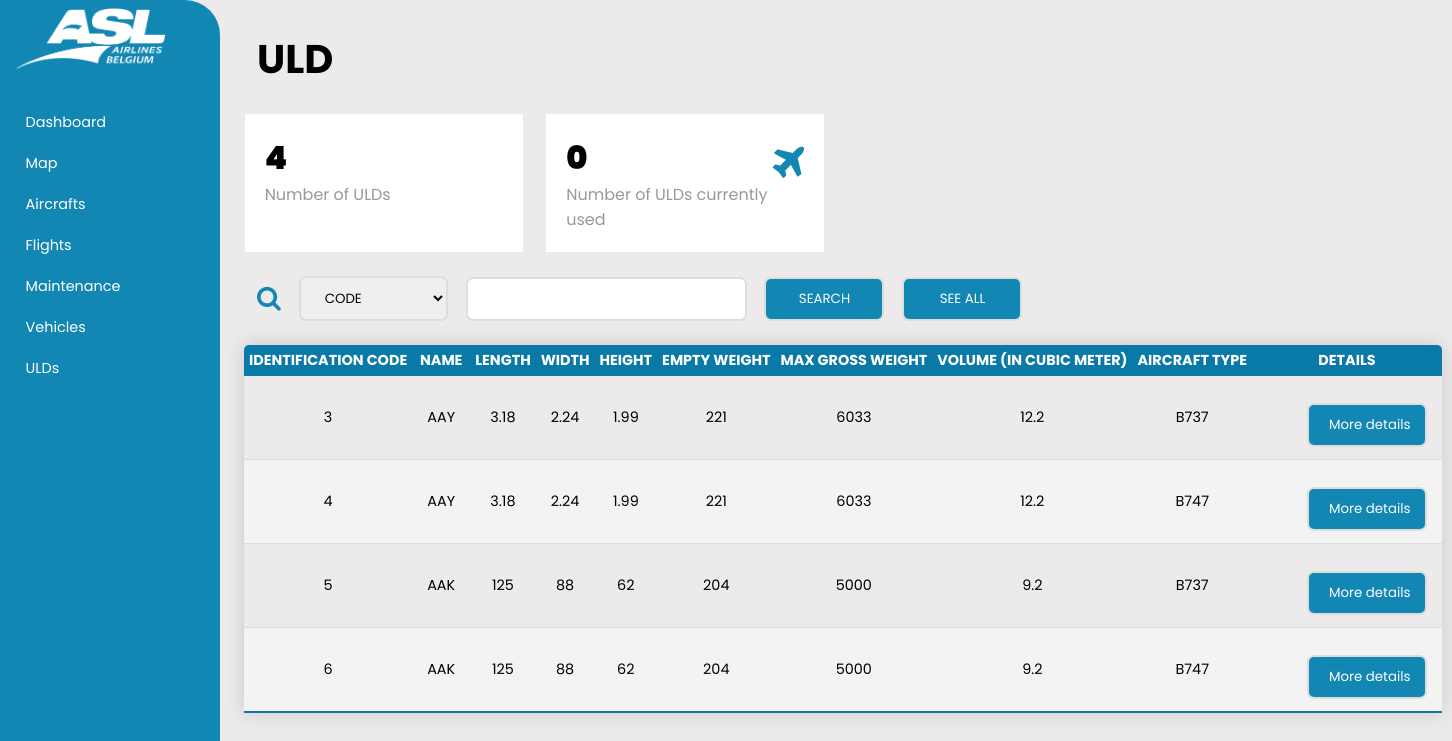
The app's page /project/ULDs.php with its own data.
### tables this page shows
CREATE TABLE IF NOT EXISTS `uld` (
  `code` int(11) NOT NULL AUTO_INCREMENT,
  `name` varchar(15) NOT NULL,
  `length` float NOT NULL,
  `width` float NOT NULL,
  `height` float NOT NULL,
  `empty_weight` int(11) NOT NULL,
  `max_gross_weight` int(10) NOT NULL,
  `volume` float NOT NULL COMMENT 'in cubic meter',
  `aircraft_type` varchar(255) NOT NULL,
  PRIMARY KEY (`code`),
  KEY `name` (`name`),
  KEY `aircraft_type` (`aircraft_type`)
);

### project/ULDs.php (the view, shortened to what this page needs)
<?php
    include_once("add_ons/header.php");
    include("includes/dbconn.inc.php");
    include("add_ons/sidebar.php");
?>
<?php
    $sql ="SELECT COUNT(code) as nb_ulds  FROM `uld`";
    $result = mysqli_query($conn, $sql);
    $row = mysqli_fetch_assoc($result);
    $nb_ulds = $row['nb_ulds'];
    $currently_used_ulds = 0;
?>
<div class="main-content">
<h1>ULD</h1>
<div class="Maintenance">
<div class="cardBox">
    <div class="card">
        <div>
            <div class="numbers"><?php echo $nb_ulds;?></div>
            <div class="cardname">Number of ULDs</div>
        </div>
    </div>
    <div class="card">
        <div>
            <div class="numbers"><?php echo $currently_used_ulds;?></div>
            <div class="cardname">Number of ULDs currently used</div>
        </div>
        <div class="iconBox">
            <i class="fa fa-plane" aria-hidden="true"></i>
        </div>
    </div>
</div>
<form class="form-search" action='/project/includes/ULDs.inc.php' method='post'>
        <i class="fa fa-search" aria-hidden="true" id="search_icon"></i>
        <select name="select-search">
            <option value="code">CODE</option>
        </select>
        <input type="text" name="contain-search">
        <button type="submit">SEARCH</button>
        <button type="submit" name="see-all-button">SEE ALL</button>
    </form>
<div class="table_and_buttons">
    <head>
    </head>
    <section class="Aircraft">
        <table class="content-table">
            <thead>
                <tr>
                    <th>Identification code</th>
                    <th>Name</th>
                    <th>Length</th>
                    <th>Width</th>
                    <th>Height</th>
                    <th>Empty Weight</th>
                    <th>Max Gross Weight</th>
                    <th>Volume (in cubic meter)</th>
                    <th>Aircraft Type</th>
                    <th>Details</th>
                </tr>
            </thead>
            <tbody>
                <?php
                    $sql = "SELECT * FROM `uld` LIMIT 5";
                    $result = mysqli_query($conn, $sql);
                    $nb_rows = mysqli_num_rows($result);
                    $ulds ="";
                    if ($nb_rows>0){
                        while ($row = mysqli_fetch_assoc($result)){
                            $code  = $row['code'];
                            $ulds .= "<tr> <td>".$row['code']."</td>";
                            $ulds .= "<td>".$row['name']."</td>";
                            $ulds .= "<td>".$row['length']."</td>";
                            $ulds .= "<td>".$row['width']."</td>";
                            $ulds .= "<td>".$row['height']."</td>";
                            $ulds .= "<td>".$row['empty_weight']."</td>";
                            $ulds .= "<td>".$row['max_gross_weight']."</td>";
                            $ulds .= "<td>".$row['volume']."</td>";
                            $ulds .= "<td>".$row['aircraft_type']."</td>";
                            $ulds .= "<td>
                            <form method='post' action='/project/includes/ULDs.inc.php' display: inline>
                            <button class='ADD-button' type='submit' name='details-button' value=$code>More details</button>
                            </form>
                            </td>";
                            $ulds .= "</tr>";
                        }
                    }
                    echo $ulds;
                ?>
            </tbody>
        </table>
    </section>
</div>
<?php
    include_once("add_ons/footer.php");
?>

### project/style.css (style rules this page uses)
:root { --main-color: #1387b4; --color-dark: #1D2231; --background_color: #eceaea; --clr-inprogress: #f0ff6bd0; --clr-notyetstarted: #81d4fad8; --clr-warning: #f51e1ec5; --clr-completed: #17f303b9; }
* { font-family: 'Poppins', sans-serif; margin: 0; padding: 0; text-decoration: none; list-style-type: none; box-sizing: border-box; }
body { background-color: var(--background_color); }
.main-content { position: relative; height: 100%; margin-top: 2%; margin-left: 220px; transition: margin-left 500ms; background: var(--background_color); }
.main-content h1 { margin-left:3%; font-size: 2.5em; }
.cardBox { position: relative; width: 100%; padding: 2%; display: grid; grid-template-columns: repeat(4,1fr); grid-gap: 2%; }
.cardBox .card { position: relative; background: #fff; padding: 20px; display: flex; justify-content: space-between; }
.cardBox .card .numbers { position: relative; font-size: 2em; font-weight: 1000; }
.cardBox .card .cardname { color: #999; }
.cardBox .card .iconBox { font-size: 2.5em; color: var(--main-color); }
.content-table { border-collapse: collapse; border-spacing: 50px 0; margin-top: 2%; font-size: 0.9em; min-width: 400px; border-radius: 5px 5px 0 0 ; overflow: hidden; box-shadow: 0 0 20px rgba(0, 0, 0, 0.15); table-layout: auto; width: 60%; position: relative; margin-left: 2%; }
.content-table th { position: sticky; top : 0; text-align: center; text-transform: uppercase; padding: 5px; }
.content-table thead tr { background-color: #097aa7; color: #ffffff; text-align: center; font-weight: bold; white-space: nowrap; }
.content-table td { padding: 12px 15px; white-space: nowrap; text-align: center; }
.content-table tbody tr { border-bottom: 1px solid #dddddd ; }
.content-table tbody tr:nth-of-type(even) { background-color: #f3f3f3; }
.content-table tbody tr:last-of-type { border-bottom: 2px solid #097aa7; }
.table_and_buttons { display: flex; flex-flow: row wrap; align-items: center; }
.form-search { display: flex; flex-flow: row wrap; align-items: center; font-size: 1.6rem; margin-left: 3%; }
.form-search i { color: var(--main-color); }
.form-search select { padding: 10px 20px; border: 2px solid #ddd; margin-left: 1.5%; border-radius: 7px; }
.form-search input { vertical-align: middle; margin-left: 1.5%; padding: 10px; background-color: #fff; border: 2px solid #ddd; border-radius: 7px; }
.form-search button, .SEE_ALL-button, .ADD-button { padding: 10px 20px; background-color: var(--main-color); border: 2px solid #ddd; color: white; cursor: pointer; border-radius: 7px; margin-left: 1.5%; width: 120px; }
.SEE_ALL-button, .ADD-button { padding: 10px 20px; background-color: var(--main-color); border: 2px solid #ddd; color: white; cursor: pointer; border-radius: 7px; margin-left: 40px; margin-top: 15px; width: 120px; }

### records on screen
uld: code "3", name "AAY", length "3.18", width "2.24", height "1.99", empty_weight "221", max_gross_weight "6033", volume "12.2", aircraft_type "B737"
uld: code "4", name "AAY", length "3.18", width "2.24", height "1.99", empty_weight "221", max_gross_weight "6033", volume "12.2", aircraft_type "B747"
uld: code "5", name "AAK", length "125", width "88", height "62", empty_weight "204", max_gross_weight "5000", volume "9.2", aircraft_type "B737"
uld: code "6", name "AAK", length "125", width "88", height "62", empty_weight "204", max_gross_weight "5000", volume "9.2", aircraft_type "B747"

### other values on screen
$nb_ulds "4"
$currently_used_ulds "0"
